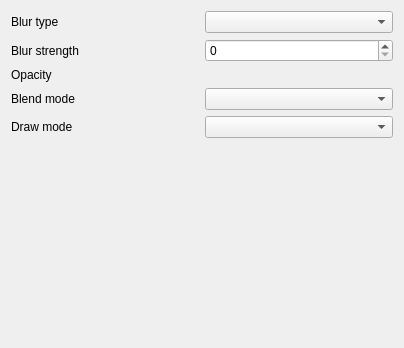
<?xml version="1.0" encoding="UTF-8"?>
<ui version="4.0">
 <class>WidgetBlur</class>
 <widget class="QWidget" name="WidgetBlur">
  <property name="geometry">
   <rect>
    <x>0</x>
    <y>0</y>
    <width>404</width>
    <height>348</height>
   </rect>
  </property>
  <property name="windowTitle">
   <string>Form</string>
  </property>
  <layout class="QVBoxLayout" name="verticalLayout">
   <item>
    <layout class="QGridLayout" name="gridLayout_38">
     <item row="1" column="0" colspan="2">
      <widget class="QFrame" name="mShadowFrame">
       <layout class="QGridLayout" name="gridLayout_7">
        <property name="leftMargin">
         <number>0</number>
        </property>
        <property name="topMargin">
         <number>0</number>
        </property>
        <property name="rightMargin">
         <number>0</number>
        </property>
        <property name="bottomMargin">
         <number>0</number>
        </property>
        <item row="0" column="1">
         <widget class="QComboBox" name="mBlurTypeCombo"/>
        </item>
        <item row="2" column="0">
         <widget class="QLabel" name="label_28">
          <property name="text">
           <string>Opacity</string>
          </property>
         </widget>
        </item>
        <item row="3" column="0">
         <widget class="QLabel" name="label_30">
          <property name="text">
           <string>Blend mode</string>
          </property>
         </widget>
        </item>
        <item row="3" column="1">
         <widget class="QgsBlendModeComboBox" name="mBlendCmbBx"/>
        </item>
        <item row="1" column="1">
         <widget class="QgsSpinBox" name="mBlurStrengthSpnBx">
          <property name="maximum">
           <number>16</number>
          </property>
          <property name="showClearButton" stdset="0">
           <bool>false</bool>
          </property>
         </widget>
        </item>
        <item row="0" column="0">
         <widget class="QLabel" name="label">
          <property name="text">
           <string>Blur type</string>
          </property>
         </widget>
        </item>
        <item row="1" column="0">
         <widget class="QLabel" name="label_27">
          <property name="text">
           <string>Blur strength</string>
          </property>
         </widget>
        </item>
        <item row="4" column="1">
         <widget class="QgsEffectDrawModeComboBox" name="mDrawModeComboBox"/>
        </item>
        <item row="4" column="0">
         <widget class="QLabel" name="label_2">
          <property name="text">
           <string>Draw mode</string>
          </property>
         </widget>
        </item>
        <item row="2" column="1">
         <widget class="QgsOpacityWidget" name="mOpacityWidget" native="true">
          <property name="focusPolicy">
           <enum>Qt::StrongFocus</enum>
          </property>
         </widget>
        </item>
       </layout>
      </widget>
     </item>
    </layout>
   </item>
   <item>
    <spacer name="verticalSpacer">
     <property name="orientation">
      <enum>Qt::Vertical</enum>
     </property>
     <property name="sizeHint" stdset="0">
      <size>
       <width>20</width>
       <height>189</height>
      </size>
     </property>
    </spacer>
   </item>
  </layout>
 </widget>
 <customwidgets>
  <customwidget>
   <class>QgsSpinBox</class>
   <extends>QSpinBox</extends>
   <header>qgsspinbox.h</header>
  </customwidget>
  <customwidget>
   <class>QgsBlendModeComboBox</class>
   <extends>QComboBox</extends>
   <header>qgsblendmodecombobox.h</header>
  </customwidget>
  <customwidget>
   <class>QgsEffectDrawModeComboBox</class>
   <extends>QComboBox</extends>
   <header>qgseffectdrawmodecombobox.h</header>
  </customwidget>
  <customwidget>
   <class>QgsOpacityWidget</class>
   <extends>QWidget</extends>
   <header>qgsopacitywidget.h</header>
   <container>1</container>
  </customwidget>
 </customwidgets>
 <tabstops>
  <tabstop>mBlurTypeCombo</tabstop>
  <tabstop>mBlurStrengthSpnBx</tabstop>
  <tabstop>mOpacityWidget</tabstop>
  <tabstop>mBlendCmbBx</tabstop>
  <tabstop>mDrawModeComboBox</tabstop>
 </tabstops>
 <resources/>
 <connections/>
</ui>
